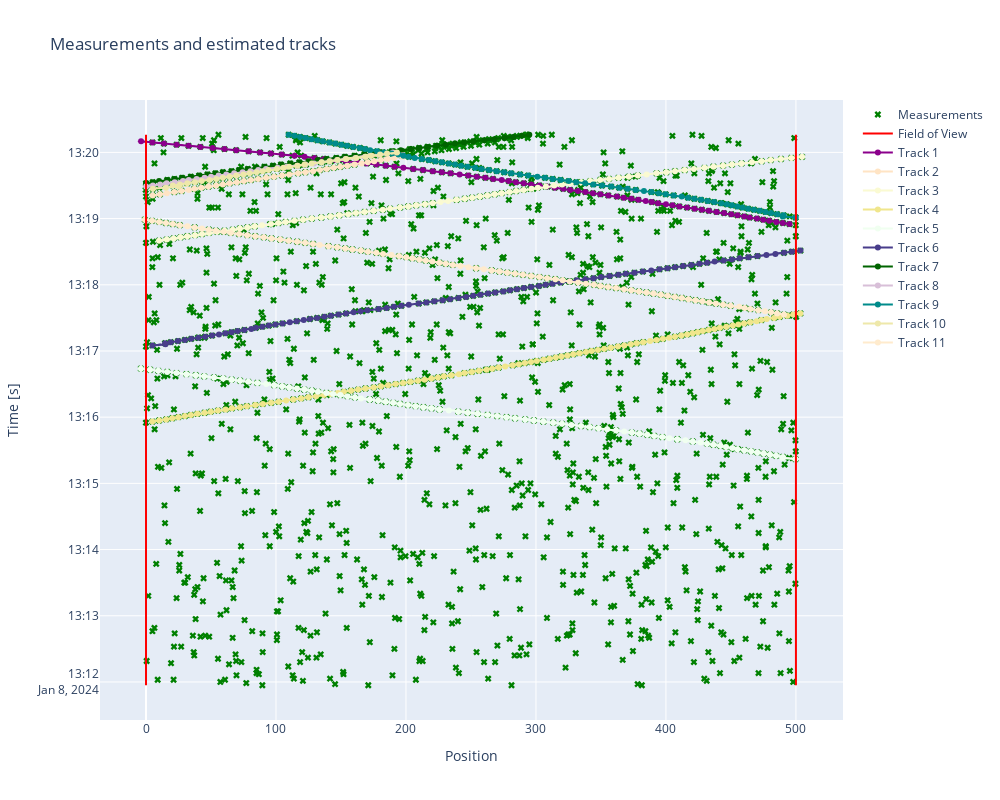

The notebook cell saved with this chart:
### Code cell
from utils import create_track_dataframe
from colors import named_colors
import random


random.seed(42)
colors = random.sample(named_colors, df['vehicle index'].nunique())

measurements = [measurement.state_vector[0] for measurement in [measurement for measurement_set in all_measurements for measurement in measurement_set]]
measurement_timestamps = [measurement.timestamp for measurement in [measurement for measurement_set in all_measurements for measurement in measurement_set]]
fig = go.Figure(layout=dict(width=800, height=600))
fig.add_trace(go.Scatter(x=measurements, y=measurement_timestamps, mode='markers', marker=dict(symbol='x', color = 'green'), name='Measurements'))
fig.add_shape(type="line",
                    x0=FOV[0],
                    y0=min(measurement_timestamps),
                    x1=FOV[0],
                    y1=max(measurement_timestamps),
                    line=dict(color="red", width=2)
                )

fig.add_shape(
                    type="line",
                    x0=FOV[1],
                    y0=min(measurement_timestamps),
                    x1=FOV[1],
                    y1=max(measurement_timestamps),
                    line=dict(color="red", width=2)
                )
                
fig.add_trace(go.Scatter(x=[None], y=[None], mode='lines', marker=dict(color='red'), name='Field of View'))

vel_traces = []
lower_traces = []
upper_traces = []

for vehicle_idx, group_df in df.groupby('vehicle index'):
    
    color = colors[vehicle_idx]
    vel_trace = go.Scatter(
        x=group_df['position [m]'],  
        y=group_df['timestamp'],
        mode='lines+markers',
        line=dict(color=color, width=2),
        name=f'Track {vehicle_idx+1}',
        showlegend = True 
    )
    lower = go.Scatter(
        x=group_df['pos lower'],  
        y=group_df['timestamp'],
        mode='lines',
        line=dict(color=color, width=1, dash='dash'),
        name=f'Track {vehicle_idx+1}',
        showlegend = False
    )
    upper = go.Scatter(
        x=group_df['pos upper'],  
        y=group_df['timestamp'],
        mode='lines',
        line=dict(color=color, width=1, dash='dash'),
        name=f'Track {vehicle_idx+1}',
        showlegend = False
    )
    fig.add_trace(vel_trace)
    fig.add_trace(lower)
    fig.add_trace(upper)


fig.update_layout(
    title=f"Measurements and estimated tracks",
    xaxis_title="Position",
    yaxis_title="Time [s]",
    autosize=False,
    width=1000,
    height=800,
)
